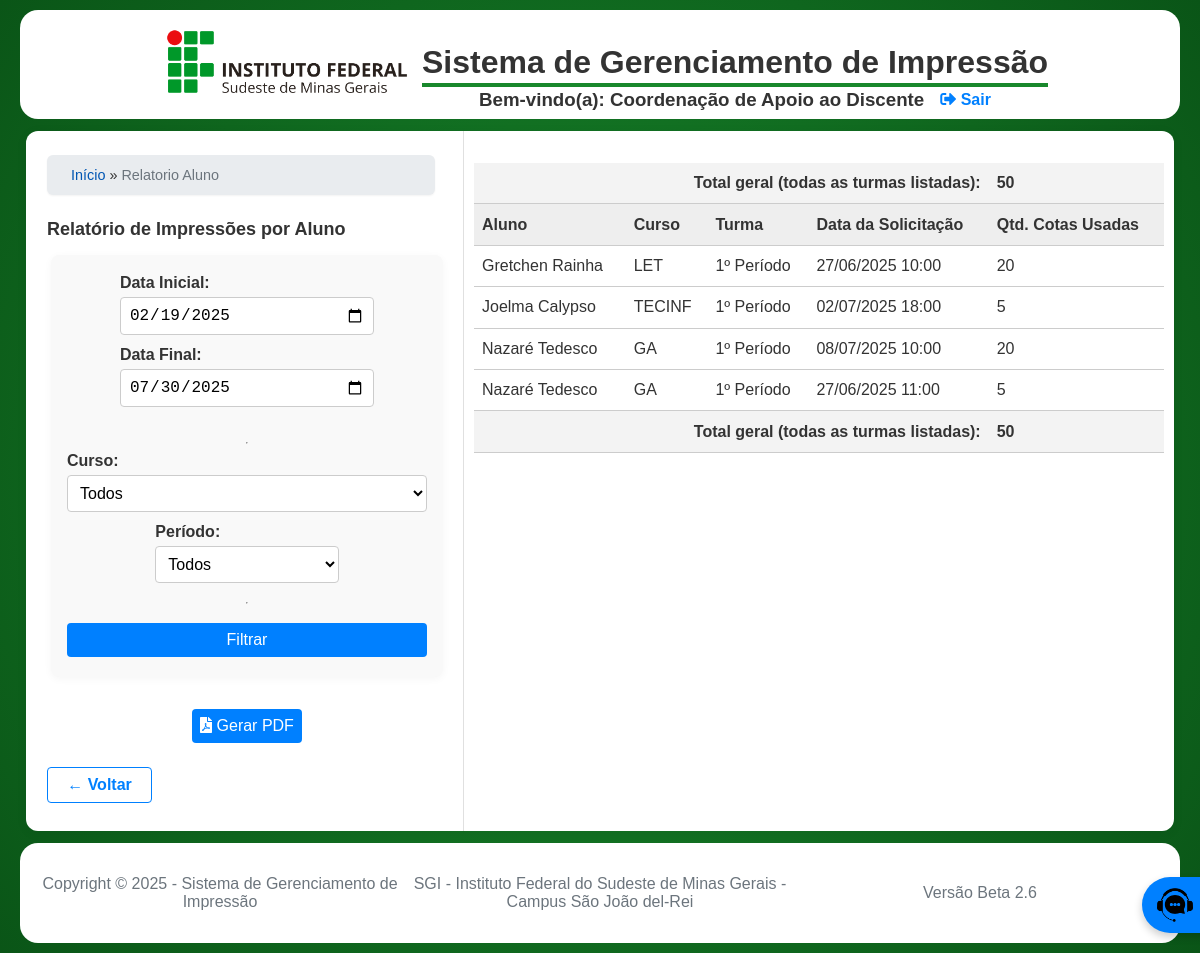
Page /pages/admin_cad/relatorio_aluno.php (signed in) on the committed database.
### tables this page shows
CREATE TABLE `SemestreLetivo` (
  `id` int(11) NOT NULL AUTO_INCREMENT,
  `ano` int(11) NOT NULL,
  `semestre` enum('1','2') NOT NULL,
  `data_inicio` date NOT NULL,
  `data_fim` date NOT NULL,
  PRIMARY KEY (`id`),
  UNIQUE KEY `ano` (`ano`,`semestre`)
);

CREATE TABLE `SolicitacaoImpressao` (
  `id` int(11) NOT NULL AUTO_INCREMENT,
  `cpf_solicitante` char(11) NOT NULL,
  `tipo_solicitante` enum('Aluno','Servidor') NOT NULL,
  `arquivo_path` text DEFAULT NULL,
  `qtd_copias` int(11) NOT NULL,
  `qtd_paginas` int(11) NOT NULL DEFAULT 1,
  `colorida` tinyint(1) NOT NULL DEFAULT 0,
  `status` enum('Nova','Lida','Aceita','Rejeitada') NOT NULL DEFAULT 'Nova',
  `data_criacao` datetime NOT NULL DEFAULT current_timestamp(),
  `reprografia_id` int(11) DEFAULT NULL,
  `arquivada` tinyint(1) NOT NULL DEFAULT 0,
  PRIMARY KEY (`id`),
  KEY `reprografia_id` (`reprografia_id`),
  CONSTRAINT `SolicitacaoImpressao_ibfk_1` FOREIGN KEY (`reprografia_id`) REFERENCES `Reprografia` (`id`) ON DELETE SET NULL
);

CREATE TABLE `Aluno` (
  `matricula` varchar(20) NOT NULL,
  `nome` varchar(100) NOT NULL,
  `sobrenome` varchar(100) NOT NULL,
  `cargo` enum('Líder','Vice-líder','Nenhum') DEFAULT 'Nenhum',
  `email` varchar(100) NOT NULL,
  `cpf` char(11) NOT NULL,
  `senha` varchar(255) NOT NULL,
  `ativo` tinyint(1) DEFAULT 1,
  `cota_id` int(11) DEFAULT NULL,
  `data_fim_validade` date DEFAULT NULL,
  PRIMARY KEY (`matricula`),
  UNIQUE KEY `cpf` (`cpf`),
  KEY `cota_id` (`cota_id`),
  CONSTRAINT `Aluno_ibfk_1` FOREIGN KEY (`cota_id`) REFERENCES `CotaAluno` (`id`) ON DELETE SET NULL
);

CREATE TABLE `Curso` (
  `id` int(11) NOT NULL AUTO_INCREMENT,
  `sigla` varchar(20) NOT NULL,
  `nome_completo` varchar(100) NOT NULL,
  PRIMARY KEY (`id`),
  UNIQUE KEY `sigla` (`sigla`)
);

CREATE TABLE `Turma` (
  `id` int(11) NOT NULL AUTO_INCREMENT,
  `curso_id` int(11) NOT NULL,
  `periodo` varchar(20) NOT NULL,
  PRIMARY KEY (`id`),
  UNIQUE KEY `curso_id` (`curso_id`,`periodo`),
  CONSTRAINT `Turma_ibfk_1` FOREIGN KEY (`curso_id`) REFERENCES `Curso` (`id`) ON DELETE CASCADE
);

### pages/admin_cad/relatorio_aluno.php (the view, shortened to what this page needs)
<?php
require_once '../../includes/config.php';
$hoje = date('Y-m-d');
$stmt_semestre = $conn->prepare("SELECT data_inicio, data_fim FROM SemestreLetivo WHERE :hoje BETWEEN data_inicio AND data_fim ORDER BY data_fim DESC LIMIT 1");
$stmt_semestre->execute([':hoje' => $hoje]);
$semestre_vigente = $stmt_semestre->fetch();
$default_data_ini = $semestre_vigente ? $semestre_vigente->data_inicio : date('Y-m-01');
$default_data_fim = $semestre_vigente ? $semestre_vigente->data_fim : date('Y-m-d');
$data_ini = $_GET['data_ini'] ?? $default_data_ini;
$data_fim = $_GET['data_fim'] ?? $default_data_fim;
$sql = "SELECT a.nome, a.sobrenome, c.sigla, c.nome_completo, t.periodo, t.id as turma_id, si.data_criacao, (si.qtd_copias * si.qtd_paginas) as total_cotas
FROM SolicitacaoImpressao si
JOIN Aluno a ON a.cpf = si.cpf_solicitante
LEFT JOIN CotaAluno ca ON a.cota_id = ca.id
LEFT JOIN Turma t ON ca.turma_id = t.id
LEFT JOIN Curso c ON t.curso_id = c.id
WHERE si.tipo_solicitante = 'Aluno'
AND si.status = 'Aceita'
AND si.data_criacao BETWEEN :data_ini AND :data_fim";
$paramsFiltro = [':data_ini' => $data_ini . ' 00:00:00', ':data_fim' => $data_fim . ' 23:59:59'];
$sql .= " ORDER BY c.nome_completo, t.periodo, a.nome, si.data_criacao DESC";
$stmt = $conn->prepare($sql);
$stmt->execute($paramsFiltro);
$relatorio = $stmt->fetchAll();
$total_geral = 0;
foreach ($relatorio as $r) {
    $total_geral += $r->total_cotas;
}
    ?>
    <?php
require_once '../../includes/header.php';
?>
<link rel="stylesheet" href="./css/dashboard_cad.css?v=<?= ASSET_VERSION ?>">
<main class="dashboard-layout">
    <aside class="dashboard-aside-relatorio">
        <div class="container-principal">
        <?php
        if (isset($_SESSION['usuario'])) {
            gerar_migalhas();
        }
        ?>
        <h1>Relatório de Impressões por Aluno</h1>
        <form method="GET" class="relatorio-form" id="form-relatorio">
            <div class="form-group">
                <label>Data Inicial: <input type="date" name="data_ini" value="<?= htmlspecialchars($data_ini) ?>" class="form-control"></label>
                <label>Data Final: <input type="date" name="data_fim" value="<?= htmlspecialchars($data_fim) ?>" class="form-control"></label>
            </div>
            <hr>
            <label>Curso:
                <select name="curso_id">
                    <option value="">Todos</option>
                </select>
            </label>
            <label>Período:
                <select name="periodo">
                    <option value="">Todos</option>
                </select>
            </label>
            <hr>
            <button type="submit" class="btn-menu">Filtrar</button>
        </form>
        <div class="container-imprimir">
            <button type="button" class="btn-menu" onclick="gerarPDF()"><i class="fas fa-file-pdf"></i> Gerar PDF</button>
        </div>
        <div>
            <a class="btn-back" href="dashboard_cad.php">&larr; Voltar</a>
        </div>
        </div>
    </aside>
    <section class="dashboard-main">
        <div class="responsive-table">
            <table>
                <thead>
                    <tr style="font-weight:bold;background:#f3f3f3;">
                        <td colspan="4" style="text-align:right;">Total geral (todas as turmas listadas):</td>
                        <td><?= $total_geral ?></td>
                    </tr>
                    <tr>
                        <th>Aluno</th><th>Curso</th><th>Turma</th><th>Data da Solicitação</th><th>Qtd. Cotas Usadas</th>
                    </tr>
                </thead>
                <tbody>
                    <?php if (empty($relatorio)): ?>
                        <tr><td colspan="5" style="text-align:center; color:#888;">Nenhum registro encontrado para os filtros selecionados.</td></tr>
                    <?php else: ?>
                        <?php foreach ($relatorio as $r): ?>
                        <tr>
                            <td><?= htmlspecialchars($r->nome . ' ' . $r->sobrenome) ?></td>
                            <td><?= htmlspecialchars($r->sigla) ?></td>
                            <td><?= htmlspecialchars($r->periodo) ?></td>
                            <td><?= date('d/m/Y H:i', strtotime($r->data_criacao)) ?></td>
                            <td><?= $r->total_cotas ?></td>
                        </tr>
                        <?php endforeach; ?>
                        <tr style="font-weight:bold;background:#f3f3f3;">
                            <td colspan="4" style="text-align:right;">Total geral (todas as turmas listadas):</td>
                            <td><?= $total_geral ?></td>
                        </tr>
                    <?php endif; ?>
                </tbody>
            </table>
        </div>
    </section>
</main>
<?php
    require_once '../../includes/footer.php';
?>

### css/styles.css (style rules this page uses)
body { background: radial-gradient(circle at center, #19882c, #0A5517); background-attachment: fixed; font-family: Arial, sans-serif; margin: 0; padding: 0; color: #333; }
a { text-decoration: none; }
.form-group { margin-bottom: 1rem; }
.form-group label { display: block; margin-bottom: 0.5rem; font-weight: bold; }
.form-group input { width: 90%; padding: 0.75rem; border: 1px solid #ddd; border-radius: 4px; font-size: 1rem; }
.dashboard-layout { display: flex; min-height: 700px; background: #fff; margin: 12px 26px; border-radius: 12px; box-shadow: 0 2px 12px rgba(0,0,0,0.06); }
.dashboard-main { margin-left: 10px; margin-right: 10px; width: 65%; max-height: 600px; overflow-y: auto; flex: 1; min-width: 0; padding: 1rem 0 1rem 0; }
.btn-back { display: inline-block; margin: 1.5rem auto 0 auto; background: #fff; color: #0080ff; border: 1px solid #0080ff; border-radius: 4px; padding: 0.5rem 1.2rem; font-size: 1em; font-weight: 600; text-align: center; text-decoration: none; transition: background 0.2s, color 0.2s; }

### pages/admin_cad/css/dashboard_cad.css (style rules this page uses)
aside { width: 40%; margin-left: 5px; }
aside h1 { font-size: 18px; }
.dashboard-aside-relatorio { width: 400px; border-right: 1px solid #e0e0e0; padding: 1.5rem 1rem 1rem 1rem; display: flex; flex-direction: column; gap: 1.5rem; }
.relatorio-form { align-items: center; flex-direction: row; width: 90%; max-width: 600px; margin-bottom: 1rem; }
.relatorio-form { display: flex; flex-direction: column; width: 90%; max-width: 500px; margin: 0 auto 2em auto; background: #f9f9f9; border-radius: 8px; padding: 1.2rem 1rem 1rem 1rem; box-shadow: 0 2px 8px rgba(0,0,0,0.04); }
.relatorio-form label { font-weight: 600; margin-bottom: 0.2rem; }
.relatorio-form input, .relatorio-form select { width: 100%; min-width: 0; max-width: 100%; margin-top: 0.3rem; margin-bottom: 0.5rem; border: 1px solid #ccc; border-radius: 4px; background: #fff; box-sizing: border-box; padding: 0.5rem; font-size: 1rem; }
.relatorio-form button { width: 100%; min-width: 0; max-width: 100%; background-color: #0080ff; color: white; border: none; border-radius: 4px; cursor: pointer; margin-top: 0.7rem; margin-bottom: 0.2rem; font-size: 1rem; padding: 0.5rem; text-align: center; text-decoration: none; transition: background 0.2s; }
.btn-menu { color: #FFF; border: none; border-radius: 4px; padding: 0.5rem; font-size: 1rem; background-color: #0080ff; }
.responsive-table { width: 100%; overflow-x: auto; margin: 0 auto; padding: 1rem 0; }
table { width: 100%; border-collapse: collapse; background: #fff; margin-bottom: 1rem; }
thead { background-color: #eee; }
th, td { padding: 0.7rem 0.5rem; text-align: left; border-bottom: 1px solid #ccc; }
.container-imprimir { align-items: center; text-align: center; margin-top: 1em; }

### rows in the picture
semestreletivo: data_ini "02/19/2025", data_fim "07/30/2025"
solicitacaoimpressao: aluno.nome+sobrenome "Gretchen Rainha", curso.sigla "LET", turma.periodo "1º Período", data_criacao "27/06/2025 10:00", total_cotas "20"
solicitacaoimpressao: aluno.nome+sobrenome "Joelma Calypso", curso.sigla "TECINF", turma.periodo "1º Período", data_criacao "02/07/2025 18:00", total_cotas "5"
solicitacaoimpressao: aluno.nome+sobrenome "Nazaré Tedesco", curso.sigla "GA", turma.periodo "1º Período", data_criacao "08/07/2025 10:00", total_cotas "20"
solicitacaoimpressao: aluno.nome+sobrenome "Nazaré Tedesco", curso.sigla "GA", turma.periodo "1º Período", data_criacao "27/06/2025 11:00", total_cotas "5"

### other values in the picture
SITE_NAME "Sistema de Gerenciamento de Impressão"
$nome_exibicao "Relatorio Aluno"
$total_geral "50"
CURRENT_YEAR "2025"
SITE_DESCRIPTION "SGI - Instituto Federal do Sudeste de Minas Gerais - Campus São João del-Rei"
ASSET_VERSION "2.6"
